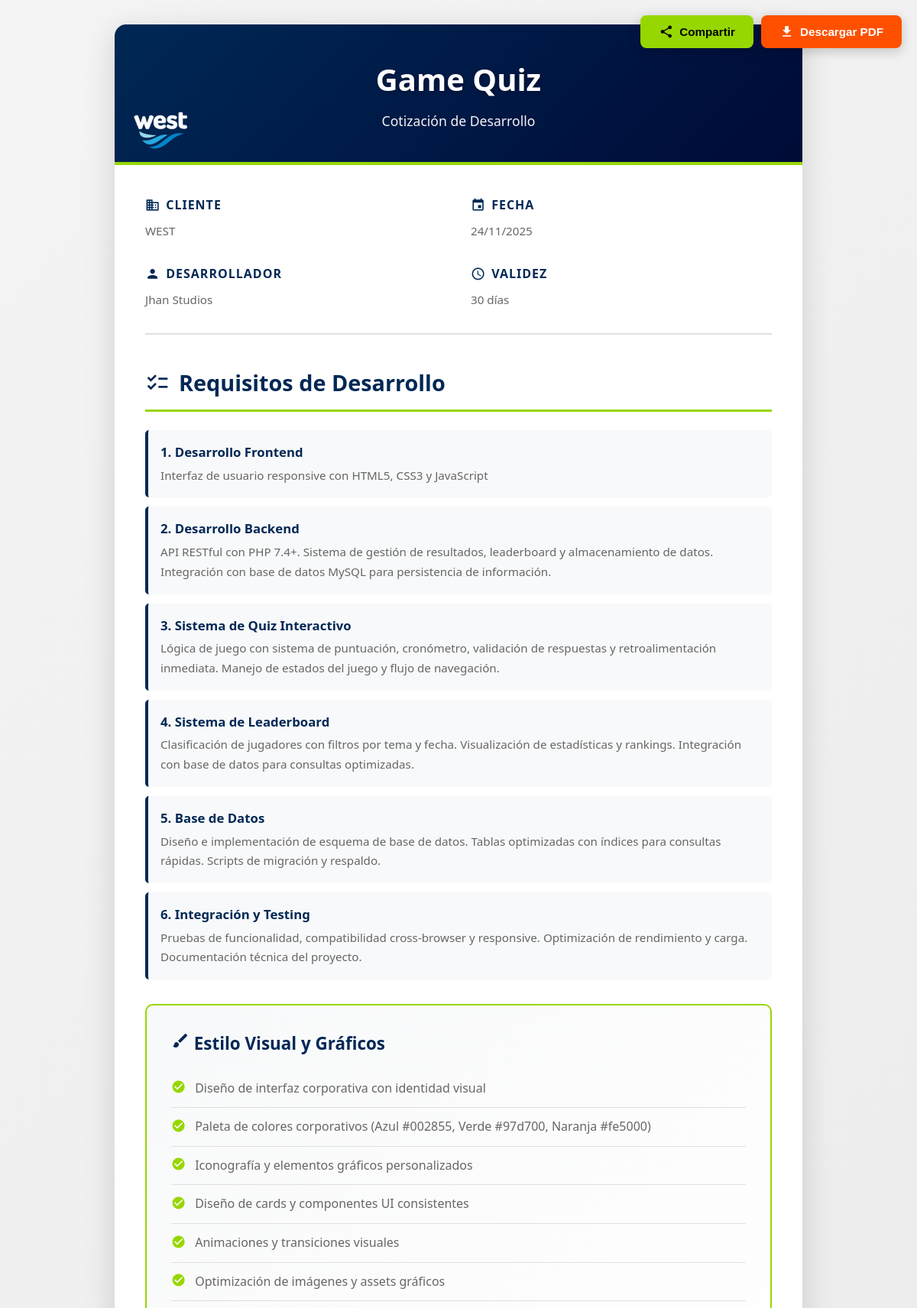
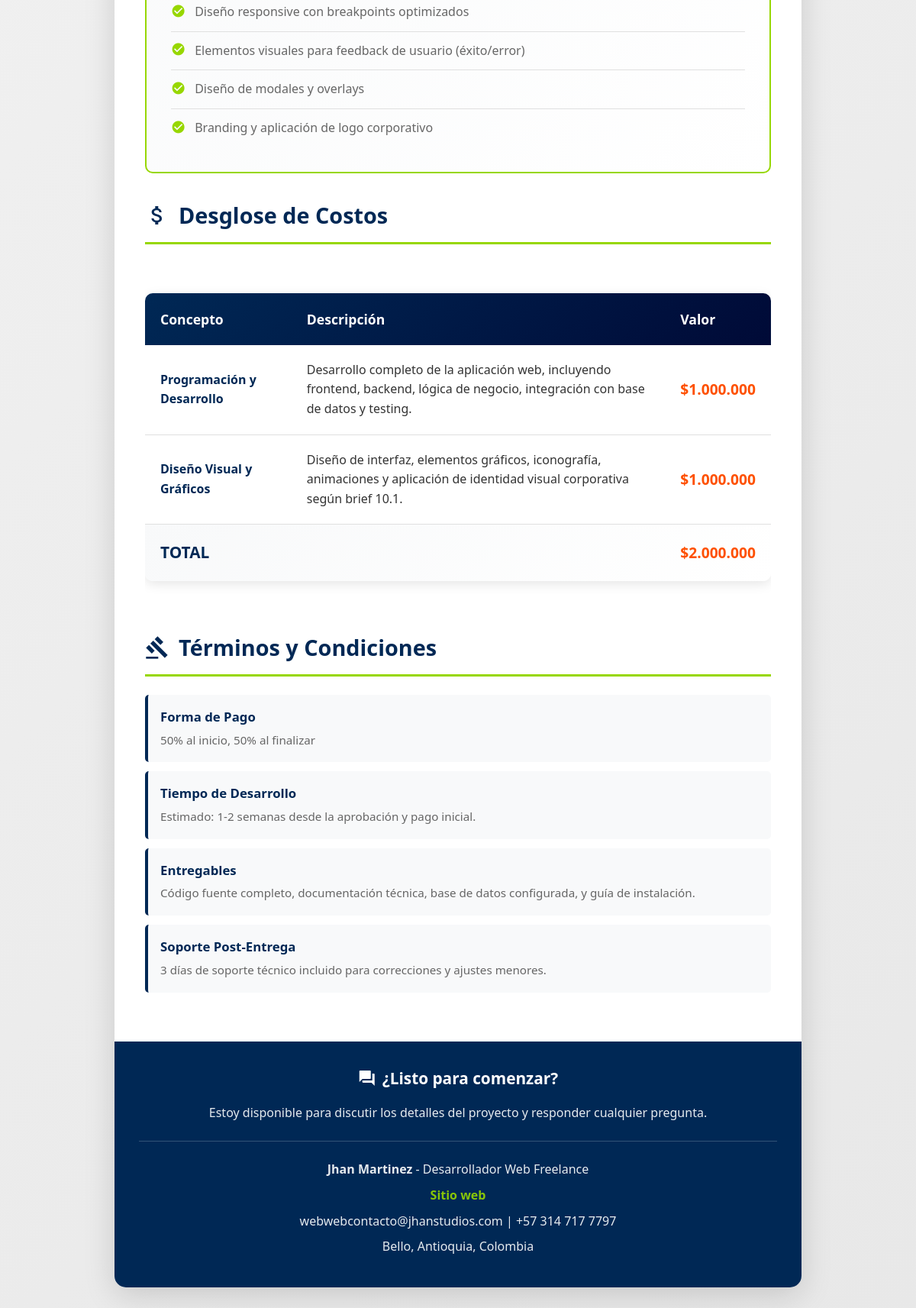
The app's page /pages/ver_cotizacion.php?codigo=62d935160c2a6c722cd6f97d44df6861 with its own data (2 pictures, top to bottom).
### tables this page shows
CREATE TABLE `cotizaciones` (
  `id` int(11) NOT NULL,
  `usuario_id` int(11) NOT NULL,
  `titulo` varchar(255) NOT NULL,
  `cliente` varchar(100) NOT NULL,
  `desarrollador` varchar(100) NOT NULL,
  `validez` varchar(50) DEFAULT '30 días',
  `color_primario` varchar(7) DEFAULT '#002855',
  `color_secundario` varchar(7) DEFAULT '#97d700',
  `color_acento` varchar(7) DEFAULT '#fe5000',
  `logo_url` varchar(500) DEFAULT NULL,
  `contenido_requisitos` text DEFAULT NULL,
  `contenido_estilo` text DEFAULT NULL,
  `contenido_precios` text DEFAULT NULL,
  `contenido_terminos` text DEFAULT NULL,
  `info_contacto` text DEFAULT NULL,
  `codigo_unico` varchar(50) NOT NULL,
  `creado_en` timestamp NOT NULL DEFAULT current_timestamp(),
  `actualizado_en` timestamp NOT NULL DEFAULT current_timestamp() ON UPDATE current_timestamp()
);

### pages/ver_cotizacion.php (the view, shortened to what this page needs)
<?php
$codigo = $_GET['codigo'] ?? null;
$pdo = getDB();
$stmt = $pdo->prepare("SELECT * FROM cotizaciones WHERE codigo_unico = ?");
$stmt->execute([$codigo]);
$cot = $stmt->fetch();
?>
<!DOCTYPE html>
<html lang="es">
<head>
</head>
<body>
    <div class="action-buttons">
        <button onclick="compartirURL()" class="action-btn btn-share"><i class="material-icons">share</i> Compartir</button>
        <button onclick="descargarPDF()" class="action-btn btn-download"><i class="material-icons">download</i> Descargar PDF</button>
    </div>
    <div class="quote-container" id="cotizacion-content">
        <div class="quote-header">
            <?php if (!empty($cot['logo_url'])):
                $logoPath = $cot['logo_url'];
                if (!preg_match('/^https?:\/\//', $logoPath) && !preg_match('/^\//', $logoPath) && !preg_match('/^\.\.\//', $logoPath)) {
                    $logoPath = '../' . $logoPath;
                }
            ?>
                <div class="header-logo-container">
                    <img src="<?php echo htmlspecialchars($logoPath); ?>" alt="Logo" class="header-logo" onerror="this.style.display='none';">
                </div>
            <?php endif; ?>
            <div class="quote-header-content">
                <h1>
                    <?php echo htmlspecialchars($cot['titulo']); ?>
                </h1>
                <p class="subtitle">Cotización de Desarrollo</p>
            </div>
        </div>
        <div class="quote-body">
            <div class="quote-info pdf-section pdf-no-break">
                <div class="info-block">
                    <h3><i class="material-icons">business</i> Cliente</h3>
                    <p><?php echo htmlspecialchars($cot['cliente']); ?></p>
                </div>
                <div class="info-block">
                    <h3><i class="material-icons">event</i> Fecha</h3>
                    <p><?php echo date('d/m/Y', strtotime($cot['creado_en'])); ?></p>
                </div>
                <div class="info-block">
                    <h3><i class="material-icons">person</i> Desarrollador</h3>
                    <p><?php echo htmlspecialchars($cot['desarrollador']); ?></p>
                </div>
                <div class="info-block">
                    <h3><i class="material-icons">schedule</i> Validez</h3>
                    <p><?php echo htmlspecialchars($cot['validez']); ?></p>
                </div>
            </div>
            <?php if (!empty($cot['contenido_requisitos'])): ?>
                <div class="pdf-section">
                    <h2 class="section-title"><i class="material-icons">checklist</i> Requisitos de Desarrollo</h2>
                    <ul class="requirements-list">
                        <?php echo $cot['contenido_requisitos']; ?>
                    </ul>
                </div>
            <?php endif; ?>
            <?php if (!empty($cot['contenido_estilo'])): ?>
                <div class="visual-style-section pdf-section">
                    <h3><i class="material-icons">brush</i> Estilo Visual y Gráficos</h3>
                    <ul id="estilo-list">
                        <?php echo $cot['contenido_estilo']; ?>
                    </ul>
                </div>
            <?php endif; ?>
            <?php if (!empty($cot['contenido_precios'])): ?>
                <div class="pdf-section">
                    <h2 class="section-title"><i class="material-icons">attach_money</i> Desglose de Costos</h2>
                    <div class="pricing-table-wrapper">
                        <table class="pricing-table">
                            <thead>
                                <tr>
                                    <th>Concepto</th>
                                    <th>Descripción</th>
                                    <th>Valor</th>
                                </tr>
                            </thead>
                            <tbody>
                                <?php echo $cot['contenido_precios']; ?>
                            </tbody>
                        </table>
                    </div>
                </div>
            <?php endif; ?>
            <?php if (!empty($cot['contenido_terminos'])): ?>
                <div class="pdf-section">
                    <h2 class="section-title"><i class="material-icons">gavel</i> Términos y Condiciones</h2>
                    <ul class="requirements-list">
                        <?php echo $cot['contenido_terminos']; ?>
                    </ul>
                </div>
            <?php endif; ?>
        </div>
        <?php if (!empty($cot['info_contacto'])): ?>
            <div class="quote-footer pdf-section">
                <h3><i class="material-icons">question_answer</i> ¿Listo para comenzar?</h3>
                <p>Estoy disponible para discutir los detalles del proyecto y responder cualquier pregunta.</p>
                <div class="developer-info">
                    <?php echo $cot['info_contacto']; ?>
                </div>
            </div>
        <?php endif; ?>
    </div>
</body>
</html>

### records on screen
cotizaciones: titulo "Game Quiz", cliente "WEST", creado_en "24/11/2025", desarrollador "Jhan Studios", validez "30 días", contenido_requisitos "1. Desarrollo Frontend Interfaz de usuario responsive con HTML5, CSS3 y JavaScript 2. Desarrollo Backend API RESTful con PHP 7.4+. Sistema de gestión de resultados, leaderboard y almacenamiento de datos. Integración con base de datos MySQL para persistencia de información. 3. Sistema de Quiz Interactivo Lógica de juego con sistema de puntuación, cronómetro, validación de respuestas y retroalimentación inmediata. Manejo de estados del juego y flujo de navegación. 4. Sistema de Leaderboard Clasificación de jugadores con filtros por tema y fecha. Visualización de estadísticas y rankings. Integración con base de datos para consultas optimizadas. 5. Base de Datos Diseño e implementación de…", contenido_estilo "Diseño de interfaz corporativa con identidad visual Paleta de colores corporativos (Azul #002855, Verde #97d700, Naranja #fe5000) Iconografía y elementos gráficos personalizados Diseño de cards y componentes UI consistentes Animaciones y transiciones visuales Optimización de imágenes y assets gráficos Diseño responsive con breakpoints optimizados Elementos visuales para feedback de usuario (éxito/error) Diseño de modales y overlays Branding y aplicación de logo corporativo", contenido_precios "Programación y Desarrollo Desarrollo completo de la aplicación web, incluyendo frontend, backend, lógica de negocio, integración con base de datos y testing. $1.000.000 Diseño Visual y Gráficos Diseño de interfaz, elementos gráficos, iconografía, animaciones y aplicación de identidad visual corporativa según brief 10.1. $1.000.000 TOTAL $2.000.000", contenido_terminos "Forma de Pago 50% al inicio, 50% al finalizar Tiempo de Desarrollo Estimado: 1-2 semanas desde la aprobación y pago inicial. Entregables Código fuente completo, documentación técnica, base de datos configurada, y guía de instalación. Soporte Post-Entrega 3 días de soporte técnico incluido para correcciones y ajustes menores.", info_contacto "Jhan Martinez - Desarrollador Web Freelance Sitio web webwebcontacto@jhanstudios.com | +57 314 717 7797 Bello, Antioquia, Colombia"
